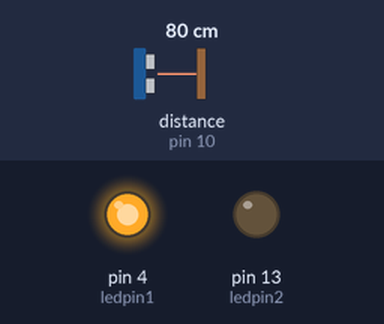
A sketch run on a simulated Arduino Uno, built with avr-gcc and run on an emulated ATmega328P. Parts: output pins drawn as LEDs (lit = HIGH). Wiring (inferred from the names in the program): ultrasonic range finder: trigger pin 8; echo pin 10. Inputs (shaded band) come from the test bench; at power-on: distance to the obstacle (sensor on pin 10) 80 cm. The echo pulse lasts 58.3 µs per cm; pins used as bus, display or sensor lines are not drawn; what the sketch prints to the serial monitor is not drawn.

Above: at 1.2 s.
1.3 s: distance to the obstacle (sensor on pin 10) set to 13 cm
3.3 s: distance to the obstacle (sensor on pin 10) set to 10 cm
At 4.3 s:
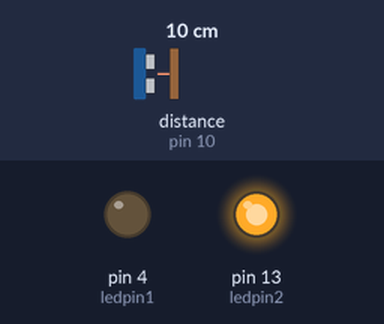
Timing chart, 0 to 6.3 s (numbered marks = the images above; inputs shaded):
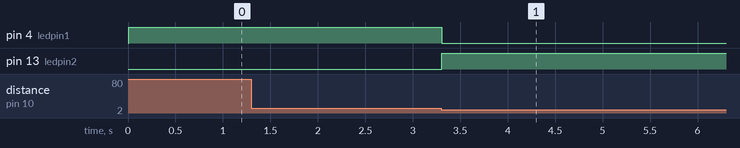

Measured:
- the behaviour switches between 12 and 11 cm on distance to the obstacle (sensor on pin 10) (found by bisection; images 0 and 1)
- after the input at 1.3 s, every drawn part: stays the same
- after the input at 3.3 s, pin 4 (ledpin1): HIGH → LOW at once; pin 13 (ledpin2): LOW → HIGH at once

The sketch:

distance_sensor.ino
```cpp
const int ledpin1 = 4;
const int ledpin2 = 13;
const int trigpin = 8;
const int echopin = 10;

long duration;
int distance ;
int safetyDistance;


void setup()
{
  pinMode (trigpin , OUTPUT);
  pinMode (echopin , INPUT);
  pinMode (ledpin1 , OUTPUT);
  pinMode (ledpin2 , OUTPUT);
  Serial.begin(9600);
}


void loop()
{
  digitalWrite(trigpin , LOW);
  delayMicroseconds (2);

  digitalWrite(trigpin , HIGH);
  delayMicroseconds(5);
  digitalWrite(trigpin , LOW);

  duration = pulseIn(echopin , HIGH );

  distance = duration *0.034/2;
  safetyDistance = distance;

  if(safetyDistance <= 10)
  {
    digitalWrite(ledpin1 , LOW);
    digitalWrite(ledpin2 , HIGH);
  }

  else
  {
    digitalWrite(ledpin2 , LOW);
    digitalWrite(ledpin1 , HIGH);
  }


  Serial.print ("Distance = ");
  Serial.print (distance);


}
```
